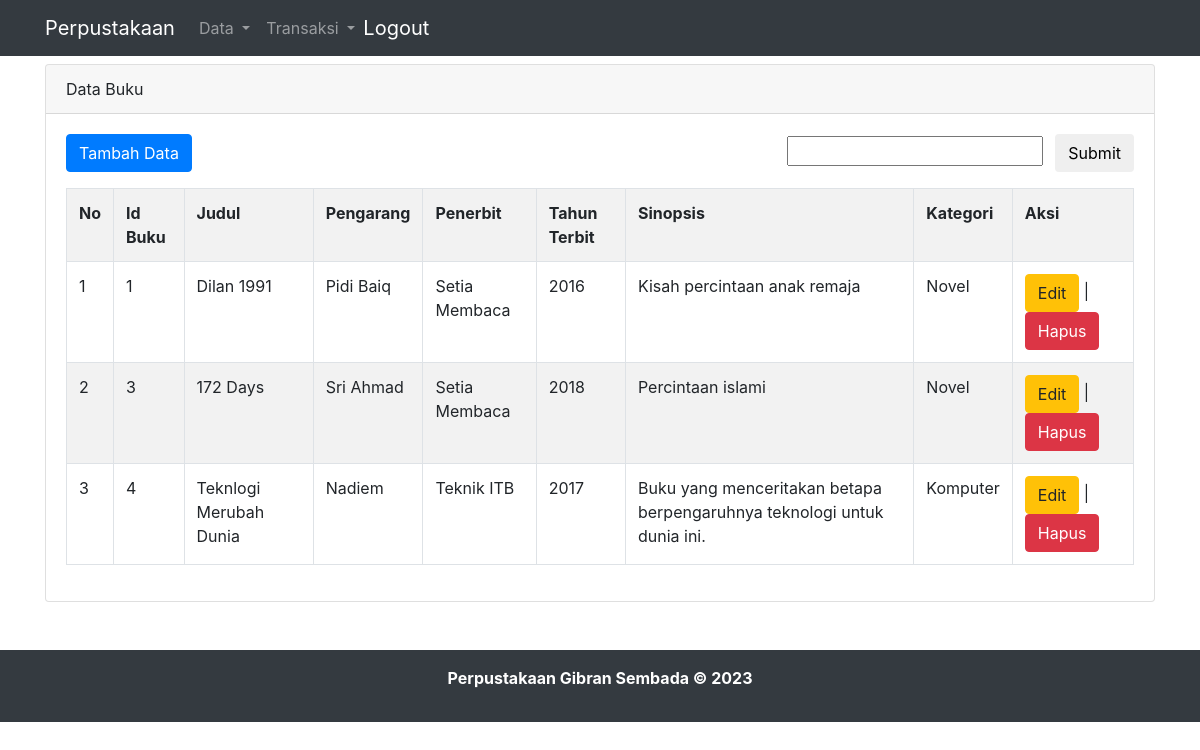
The page /buku.php (signed in) on the database its author committed.
### tables this page shows
CREATE TABLE `buku` (
  `buku_id` int NOT NULL AUTO_INCREMENT,
  `judul` varchar(100) NOT NULL,
  `pengarang` varchar(100) NOT NULL,
  `penerbit` varchar(100) NOT NULL,
  `tahun_terbit` int NOT NULL,
  `sinopsis` text NOT NULL,
  `kategori_id` int NOT NULL,
  PRIMARY KEY (`buku_id`),
  KEY `kategori_id` (`kategori_id`),
  CONSTRAINT `buku_ibfk_1` FOREIGN KEY (`kategori_id`) REFERENCES `kategori` (`kategori_id`)
);

CREATE TABLE `kategori` (
  `kategori_id` int NOT NULL AUTO_INCREMENT,
  `nama_kategori` varchar(50) NOT NULL,
  PRIMARY KEY (`kategori_id`)
);

### buku.php (the view, shortened to what this page needs)
<?php
include "header.php";
?>
<div class="container">
  <div class="row">
    <div class="col-lg-12 mt-2" style=min-height:480px;">
      <div class="card">
        <div class="card-header">
          Data Buku
        </div>
        <div class="card-body">
          <div class="row">
            <div class="col">
              <a href="tambah_buku.php" class="btn btn-primary">Tambah Data</a>
            </div>
            <div class="col">
              <from action="" class="from-inline float-right">
                <input type="text" class="from-control">
                <input type="submit" class="btn btn-primar ml-2">
              </from>
            </div>
          </div>
          <div class="row mt-3">
            <div class="col">
              <?php
              include 'koneksi.php';
              $sql = "SELECT buku.*, kategori.nama_kategori FROM buku INNER JOIN kategori ON buku.kategori_id = kategori.kategori_id";
              $result = $mysqli->query($sql);
              $no = 1;
              if ($result->num_rows > 0) {
                echo "<table class='table table-bordered table-striped'>";
                echo "<tr>
                      <th>No</th>
                      <th>Id Buku</th>
                      <th>Judul</th>
                      <th>Pengarang</th>
                      <th>Penerbit</th>
                      <th>Tahun Terbit</th>
                      <th>Sinopsis</th>
                      <th>Kategori</th>
                      <th>Aksi</th>
                      </tr>";
                while ($row = $result->fetch_assoc()) {
                  echo "<tr>";
                  echo "<td>" . $no++ . "</td>";
                  echo "<td>" . $row["buku_id"] . "</td>";
                  echo "<td>" . $row["judul"] . "</td>";
                  echo "<td>" . $row["pengarang"] . "</td>";
                  echo "<td>" . $row["penerbit"] . "</td>";
                  echo "<td>" . $row["tahun_terbit"] . "</td>";
                  echo "<td>" . $row["sinopsis"] . "</td>";
                  echo "<td>" . $row["nama_kategori"] . "</td>";
                  echo "<td><a href='edit_buku.php?buku_id=" . $row["buku_id"] . "' class='btn btn-warning'>Edit</a> | <a href='hapus_buku.php?buku_id=" . $row["buku_id"] . "' class='btn btn-danger'>Hapus</a></td>";
                  echo "</tr>";
                }
                echo "</table>";
              } else {
                echo "Tidak ada data Buku.";
              }
              ?>
            </div>
          </div>
        </div>
      </div>
    </div>
  </div>
</div>
<?php
include "footer.php";
?>

### header.php (shortened to what this page needs)
<!doctype html>
<html lang="en">
<head>
  <link rel="stylesheet" href="https://cdn.jsdelivr.net/npm/bootstrap@4.0.0/dist/css/bootstrap.min.css"
>
</head>
<body>
  <nav class="navbar navbar-expand-lg navbar-dark bg-dark">
    <div class="container">
      <a class="navbar-brand" href="index.php">Perpustakaan</a>
      <div class="collapse navbar-collapse" id="navbarSupportedContent">
        <ul class="navbar-nav mr-auto">
          <li class="nav-item dropdown">
            <a class="nav-link dropdown-toggle" href="#" id="navbarDropdown" role="button" data-toggle="dropdown"
              aria-haspopup="true" aria-expanded="false">
              Data
            </a>
          </li>
          <li class="nav-item dropdown">
            <a class="nav-link dropdown-toggle" href="#" id="navbarDropdown" role="button" data-toggle="dropdown"
              aria-haspopup="true" aria-expanded="false">
              Transaksi
            </a>
          </li>
          <li>
            <a class="navbar-brand" href="logout.php">Logout</a>
          </li>
        </ul>
      </div>
    </div>
  </nav>

### footer.php (shortened to what this page needs)
<footer class="mt-5 bg-dark p-3 text-center" style="color:white;font-weight: bold;">
      <p>Perpustakaan Gibran Sembada &copy; 2023</p>
    </footer>
  </body>
</html>

### rows shown on the page
buku: buku_id "1", judul "Dilan 1991", pengarang "Pidi Baiq", penerbit "Setia Membaca", tahun_terbit "2016", sinopsis "Kisah percintaan anak remaja", kategori.nama_kategori "Novel"
buku: buku_id "3", judul "172 Days", pengarang "Sri Ahmad", penerbit "Setia Membaca", tahun_terbit "2018", sinopsis "Percintaan islami", kategori.nama_kategori "Novel"
buku: buku_id "4", judul "Teknlogi Merubah Dunia", pengarang "Nadiem", penerbit "Teknik ITB", tahun_terbit "2017", sinopsis "Buku yang menceritakan betapa berpengaruhnya teknologi untuk dunia ini.", kategori.nama_kategori "Komputer"
